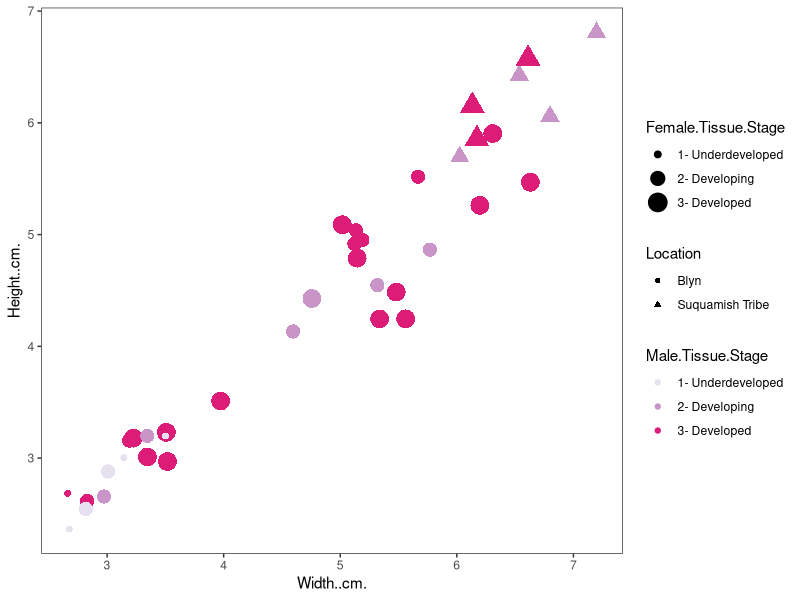
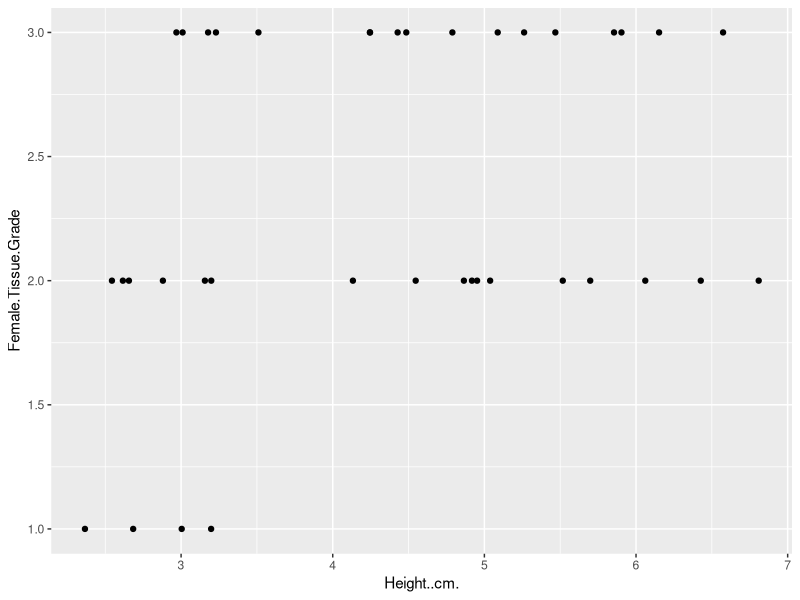
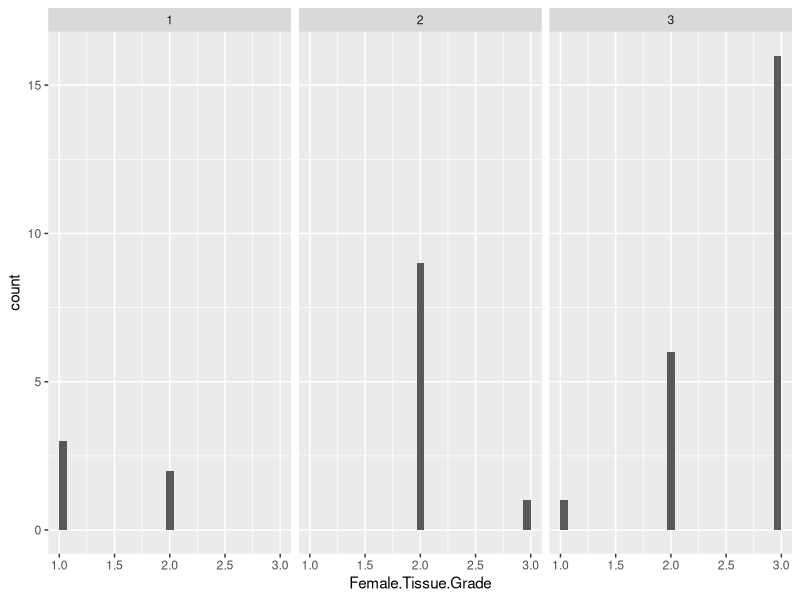
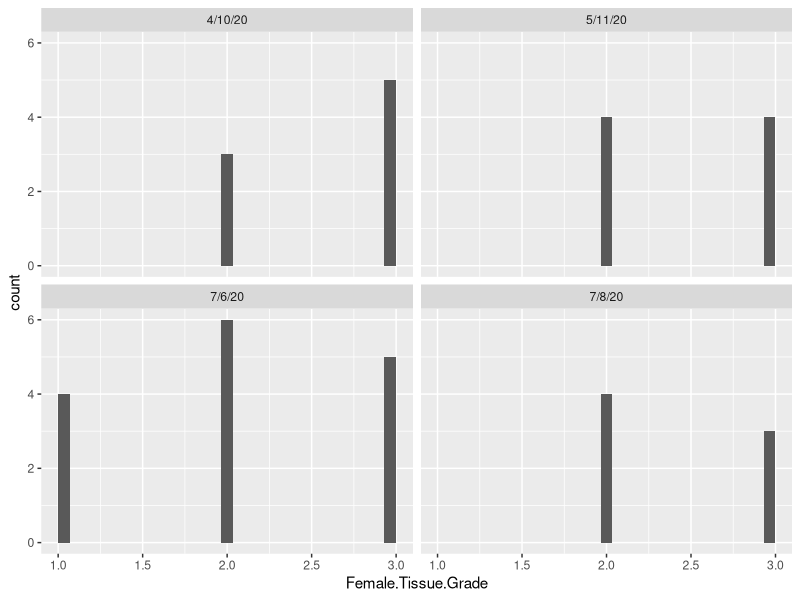
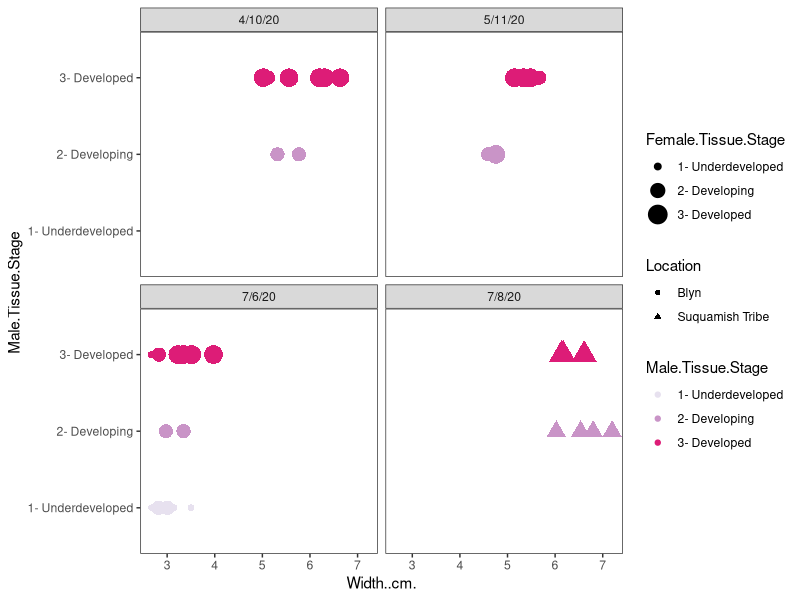
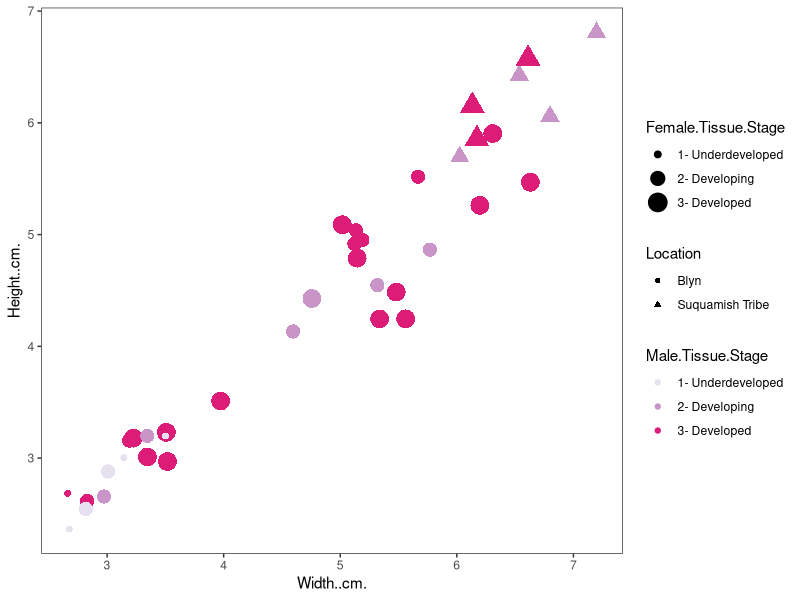

Here is the R script that generated these plots, in order:
## ---- chunk 1
library(tidyverse)
## ---- chunk 2
clam <- read.csv("../data/cockle_data.csv")
## ---- chunk 3
ggplot(clam, aes(`Width..cm.`,`Height..cm.`,colour=`Male.Tissue.Stage`,size=`Female.Tissue.Stage`,shape=Location))+geom_point()+
theme_bw()+theme(panel.grid.major = element_blank(),
                panel.grid.minor = element_blank())+scale_colour_brewer(palette = 11)
## ---- chunk 4
ggplot(clam, aes(x = Height..cm., y = Female.Tissue.Grade)) +
  geom_point()
## ---- chunk 5
ggplot(clam, aes(x = Female.Tissue.Grade)) +
  geom_histogram(bins = 30) +
  facet_wrap(~Male.Tissue.Grade)
## ---- chunk 6
ggplot(clam, aes(x = Female.Tissue.Grade)) +
  geom_histogram(bins = 30) +
  facet_wrap(~Date)
## ---- chunk 7
ggplot(clam, aes(`Width..cm.`,`Male.Tissue.Stage`,colour=`Male.Tissue.Stage`,size=`Female.Tissue.Stage`,shape=Location))+geom_point()+
theme_bw()+theme(panel.grid.major = element_blank(),
                panel.grid.minor = element_blank())+scale_colour_brewer(palette = 11) +
  facet_wrap(~Date)
## ---- chunk 8
ggplot(clam, aes(`Width..cm.`,`Height..cm.`,colour=`Male.Tissue.Stage`,size=`Female.Tissue.Stage`,shape=Location))+geom_point()+
theme_bw()+theme(panel.grid.major = element_blank(),
                panel.grid.minor = element_blank())+scale_colour_brewer(palette = 11)
